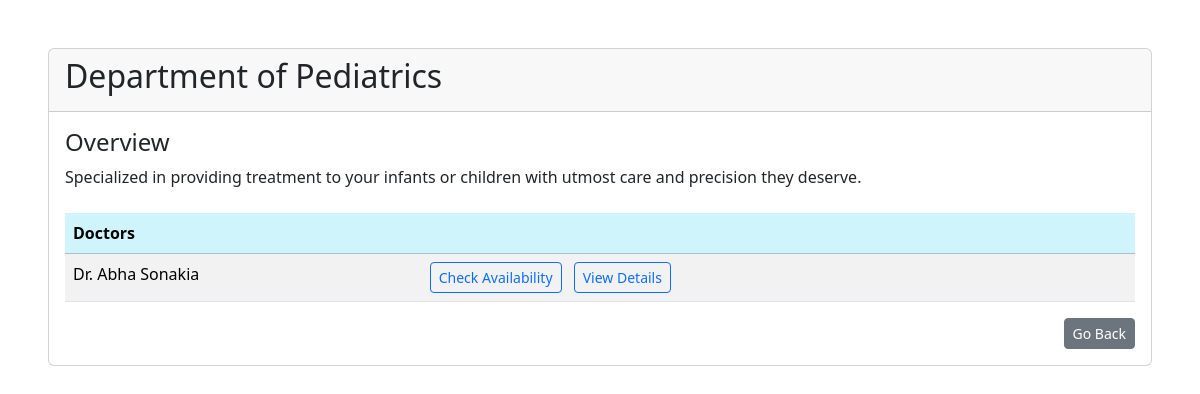
The app's page /view/department?department_id=1 (signed in), older data.
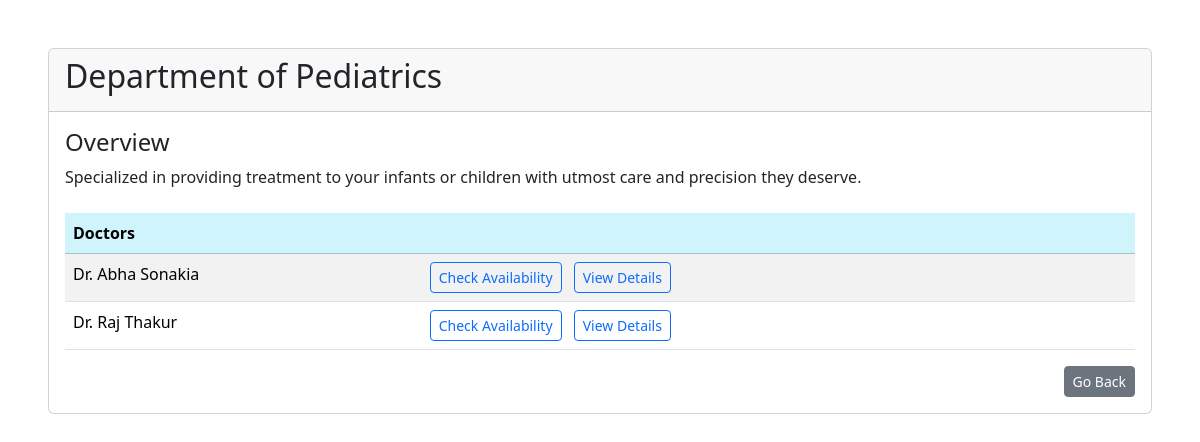
The same page, newer data.
### backend/models.py (models this page shows, shortened)
class Doctor(db.Model,UserMixin):
    __tablename__ = "doctor"
    id = db.Column(db.Integer, primary_key = True, autoincrement = True)
    username = db.Column(db.String, unique=True)
    email = db.Column(db.String, unique = True)
    password = db.Column(db.String)
    full_name = db.Column(db.String)
    contact_no = db.Column(db.String)
    status = db.Column(db.Boolean,default=True)
    department_id = db.Column(db.Integer, db.ForeignKey("departments.id"))
    appointments = db.relationship("Appointment",backref="doctor")
    doctor_availability = db.relationship("Doctor_Availability",backref="doctor",cascade="all, delete-orphan")
    qualification= db.Column(db.Text)
    description= db.Column(db.Text)
    @property
    def is_active(self):
        return self.status

### backend/routes.py (the view)
@app.route("/view/department")
def view_department():
    department_id = request.args.get("department_id")
    department = Departments.query.get(department_id)
    back_url = None
    if isinstance(current_user, Admin):
        back_url = "/dashboard/admin"
    elif isinstance(current_user, Doctor):
        back_url = "/dashboard/doc"
    elif isinstance(current_user, Patient):
        back_url = "/dashboard/patient"
    return render_template("departments.html", department=department,back_url=back_url)

### app.py (called while the page is built)
def create_app():
    app = Flask(__name__)
    app.config["SQLALCHEMY_DATABASE_URI"] = "sqlite:///mydb.sqlite3"
    db.init_app(app)
    app.config["SECRET_KEY"] = "mysecretkey"
    loginmanager=LoginManager(app)
    @loginmanager.user_loader
    def load_user(email):
        obj=db.session.query(Doctor).filter_by(email=email).first() or db.session.query(Patient).filter_by(email=email).first() or db.session.query(Admin).filter_by(email=email).first()
        return obj
    app.app_context().push()
    return app

### backend/routes.py (called while the page is built)
@app.before_request
def inactive_users():
    msg = None
    if not current_user.is_authenticated and request.endpoint != "login" and request.endpoint!="register" and request.endpoint!="home":
        if(current_user.is_active == False):
            msg = "You are not allowed to access the application. Please contact administrator."
        logout_user()
        return redirect(url_for("login", msg=msg))

### templates/departments.html (shortened to what this page needs)
<!DOCTYPE html>
<html lang="en">
<head>
    <link href="https://cdn.jsdelivr.net/npm/bootstrap@5.3.8/dist/css/bootstrap.min.css" rel="stylesheet"
>
    <link rel="stylesheet" href="https://cdn.jsdelivr.net/npm/bootstrap-icons@1.13.1/font/bootstrap-icons.min.css">
</head>
<body>
    <div class="card mt-5 ms-5 me-5">
        <div class="card-header d-flex">
            <h2 class="me-auto">Department of {{department.name}}</h2>
        </div>
        <div class="card-body">
            <h4>Overview</h4>
            <div class="mb-4">{{department.description}}</div>
            <table class="table table-striped">
                <thead>
                    <tr class="table-info">
                        <td colspan="5"><b>Doctors</b></td>
                    </tr>
                </thead>
                <tbody>
                    {% for doctor in department.doctors %}
                    <tr>
                        <td class="col-4">{{ doctor.full_name }}</td>
                        <td><a href="/check_availability?doc_id={{doctor.id}}" type="button"
                                class="btn btn-outline-primary btn-sm me-2">Check Availability</a>
                            <a href="/view/doctor?doctor_id={{doctor.id}}" type="button"
                                class="btn btn-outline-primary btn-sm me-2">View Details</a>
                        </td>
                    </tr>
                    {% endfor %}
                </tbody>
            </table>
            <div class = "text-end">
                <a href="{{ back_url }}" class="btn btn-sm btn-secondary">Go Back</a>
            </div>
        </div>
</body>
</html>

Row changes from the older to the newer data that the page shows:
added Doctor: full_name "Dr. Raj Thakur"
